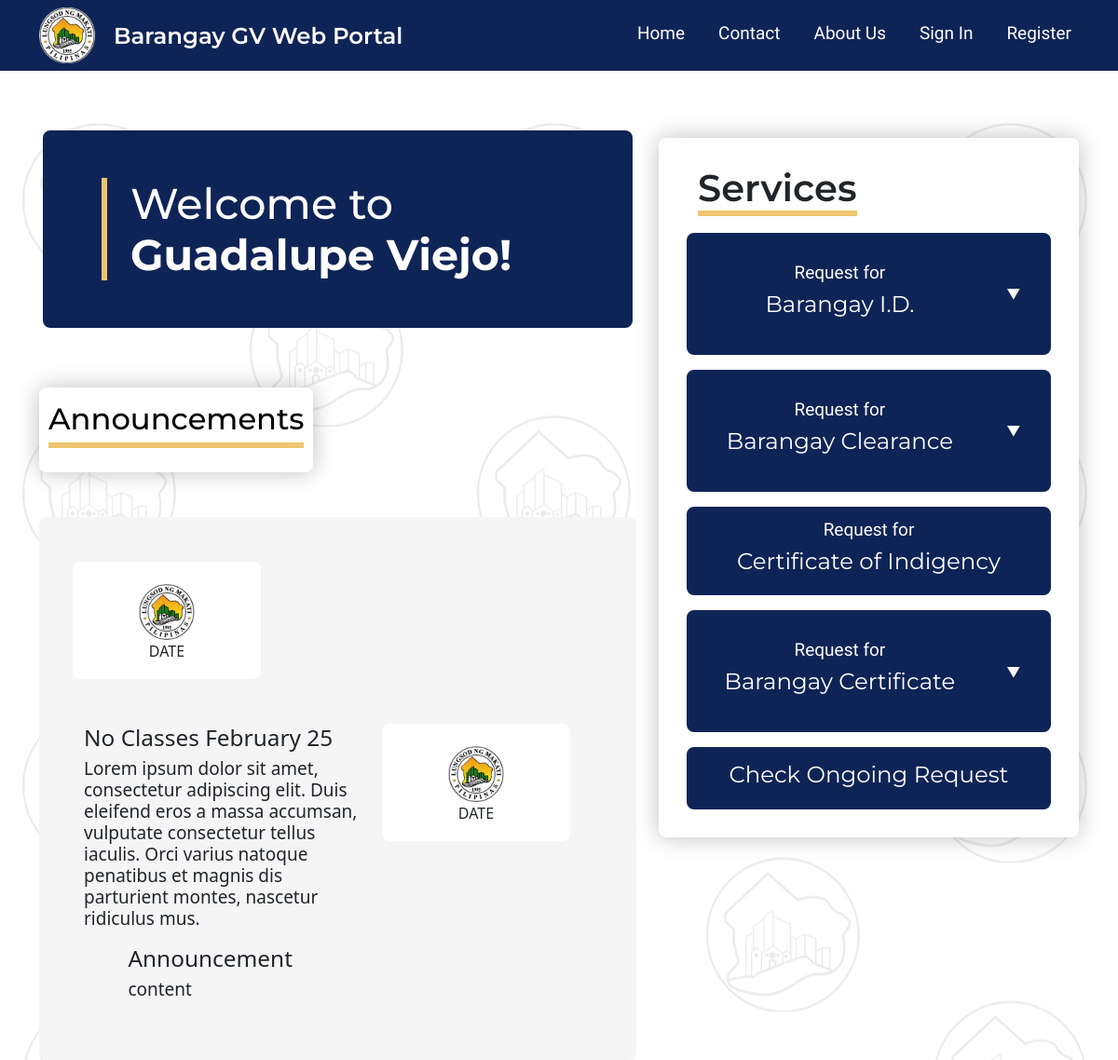
The page / on the database its author committed.
### web_portal/models.py (models this page shows)
class announcement(models.Model):
    title = models.CharField(max_length = 100)
    content = models.CharField(max_length = 1000)
    objects = models.Manager()

### web_portal/views.py (the view)
# urls.py: path("", views.base, name = "base"),
def base(request):
    context = {
        "barangay_id_form": barangay_id.objects.all(),
        "announcements": announcement.objects.all(),
        "user": request.user
    }
    return render(request, "base.html", context)

### web_portal/templates/base.html (shortened to what this page needs)
{% load static %}
<!DOCTYPE html>
<html lang="en">
<head>
    <link href="https://cdn.jsdelivr.net/npm/bootstrap@5.1.3/dist/css/bootstrap.min.css" rel="stylesheet"
>
    <link rel="stylesheet" href="{% static 'styles.css' %}">
</head>
<body>
    <nav class="container-fluid navbar navbar-expand-md navbarGV">
        <div class="container">
            <a href="{% url 'base' %}" style="padding: 0px; margin: 0px;"><img class="mr-2"
                    src="{% static 'logo.png' %}" style="width: 60px; height: 60px; margin-right: 20px" alt=""></a>
            <div class="titleFont">
                <a href="{% url 'base' %}" class="navbarTitle globalSubHeader" style="text-decoration: none; ">Barangay
                    GV Web
                    Portal</a>
            </div>
            <div class="collapse navbar-collapse" id="toggleMobileMenu">
                <ul class="navbar-nav ms-auto">
                    <li class="bodyFont globalBody">
                        <a class="nav-link navbarOption" href="">Home</a>
                    </li>
                    <li class="bodyFont globalBody">
                        <a class="nav-link navbarOption" href="">Contact</a>
                    </li>
                    <li class="bodyFont globalBody">
                        <a class="nav-link navbarOption" href="">About Us</a>
                    </li>
                    <li class="bodyFont globalBody" id="signin">
                        <a class="nav-link navbarOption" href="{% url 'user_login' %}">Sign In</a>
                    </li>
                    <li class="bodyFont globalBody" id="register">
                        <a style="margin-right: 0px;" class="nav-link navbarOption" href="">Register</a>
                    </li>
                </ul>
            </div>
        </div>
    </nav>
    <div class="main">
        <div class="container mt-5">
            <div class="row">
                <div class="col-md-7 col-sm-12">
                    <div class="row p-3">
                        <div class="hero">
                            <h1 class="bodyFont heroBody globalTitle m-5" style="padding-left: 25px;">Welcome to
                                <br><span class="titleFont heroTitle">Guadalupe
                                    Viejo!</span></h1>
                        </div>
                    </div>
                    <div class="mt-5 announcementsHeader">
                        <p class="titleFont announcementsHeaderText globalHeader">Announcements</span>
                    </div>
                    <div class="mt-5 p-5 announcementsFrame">
                        <div class="row">
                            {% for a in announcements %}
                            <div class="col-lg-4 mb-5"
                                style="background: white; border-radius: 8px; width: 202px ;height: 126px; text-align: center;">
                                <img class="mt-4 mr-2" src="{% static 'logo.png' %}"
                                    style="width: 60px; height: 60px; text-align: center;" alt="">
                                <p>DATE</p>
                            </div>
                            <div class="col-lg-1"></div>
                            <div class="col-lg-7">
                                <div class="row">
                                    <h1 class="announcementsTitle">{{a.title}}</h1>
                                </div>
                                <div class="row">
                                    <p class="announcementsDesc">{{a.content}}</p>
                                </div>
                            </div>
                            {% endfor %}
                        </div>
                    </div>
                </div>
                <div class="col p-4">
                    <div class="row servicesFrame">
                        <div class="row">
                            <h1 class="titleFont servicesMainTitle"><span
                                    style="border-bottom: 6px solid #ECC66E;">Services</span> </h1>
                        </div>
                        <button class="mt-3 servicesOption collapsible">
                            <div class="row">
                                <div class="col-10">
                                    <p class="pt-2 bodyFont servicesBody globalBody" style="margin-bottom: 0px;">Request
                                        for</p>
                                    <p class="titleFont servicesTitle globalSubHeader">Barangay I.D. </p>
                                </div>
                                <div class="col align-self-center">
                                    <p class="p-0 m-0" id="arrow">&#x25BC</p>
                                </div>
                            </div>
                        </button>
                        <button class="mt-3 servicesOption collapsible">
                            <div class="row">
                                <div class="col-10">
                                    <p class="pt-2 bodyFont servicesBody globalBody" style="margin-bottom: 0px;">Request
                                        for</p>
                                    <p class="titleFont servicesTitle globalSubHeader">Barangay Clearance </p>
                                </div>
                                <div class="col align-self-center">
                                    <p class="p-0 m-0" id="arrow">&#x25BC</p>
                                </div>
                            </div>
                        </button>
                        <div class="mt-3 servicesOption" style="color: white;">
                            <a style="text-decoration: none; color: white;"
                                href="{% url 'create_certificate_of_indigency' %}" onclick="
                            function hi(){
                                localStorage.setItem('currentForm', 'certificate_of_indigency');
                                };
                                hi()">
                                <p class="pt-2 bodyFont servicesBody globalBody" style="margin-bottom: 0px;">Request for
                                </p>
                                <p class="titleFont servicesTitle globalSubHeader">Certificate of Indigency</p>
                            </a>
                        </div>
                        <button class="mt-3 servicesOption collapsible">
                            <div class="row">
                                <div class="col-10">
                                    <p class="pt-2 bodyFont servicesBody globalBody" style="margin-bottom: 0px;">Request
                                        for</p>
                                    <p class="titleFont servicesTitle globalSubHeader">Barangay Certificate </p>
                                </div>
                                <div class="col align-self-center">
                                    <p class="p-0 m-0" id="arrow">&#x25BC</p>
                                </div>
                            </div>
                        </button>
                        <div class="mt-3 servicesOption ">
                            <p class="pt-2 titleFont servicesTitle globalSubHeader">Check Ongoing Request</p>
                        </div>
                    </div>
                </div>
            </div>
        </div>
    </div>
</body>
</html>

### web_portal/static/styles.css (style rules this page uses)
* { text-decoration: none; }
.collapsible { cursor: pointer; padding: 18px; width: 100%; border: none; outline: none; font-size: 15px; }
.globalTitle { font-size: calc(16px + 2.5vw)!important; font-family: 'Montserrat', sans-serif!important; }
.globalHeader { font-size: calc(16px + 1.35vw); }
.globalSubHeader { font-size: calc(16px + 0.70vw); }
.globalBody { font-size: calc(16px + 0.25vw); }
.main { background-image: url('/static/test3.png'); min-height: 100vh; height: 100%; }
.titleFont { font-family: 'Montserrat', sans-serif; }
.bodyFont { font-family: 'Work Sans', sans-serif; }
.navbarGV { background-color: #0F2456; }
.navbarTitle { color: white; font-weight: 600; }
.navbarOption { color: white !important; text-decoration: none; border-bottom: 3px solid #0F2456; margin-right: 20px; }
.hero { border: 3px solid #0F2456; background-color: #0F2456; color: white; border-radius: 8px; }
.heroBody { border-left: 6px solid #ECC66E; }
.heroTitle { font-weight: 700; }
.announcementsHeader { height: 86px; width: fit-content; height: fit-content; background: #FFFFFF; box-shadow: 0px 0px 24px rgba(0, 0, 0, 0.25); border-radius: 8px; width: fit-content; padding: 10px; }
.announcementsHeaderText { border-bottom: 6px solid #ECC66E; height: fit-content; width: fit-content; color: #000000; font-weight: 500; }
.announcementsFrame { background: #F5F5F5; border-radius: 8px; }
.announcementsTitle { font-weight: 500; font-size: calc(16px + 0.70vw); line-height: 29px; }
.announcementsDesc { font-weight: 300; font-size: calc(16px + 0.25vw); line-height: 23px; }
.servicesFrame { background: #FFFFFF; box-shadow: 0px 0px 24px rgba(0, 0, 0, 0.25); border-radius: 8px; height: fit-content; padding: 30px; }
.servicesOption { border: 3px solid #0f2456; border-radius: 8px; text-align: center; background: #0f2456; color: white; }
.servicesBody { font-weight: 300 }
.servicesTitle { font-weight: 400 }
.servicesMainTitle { font-weight: 600; }

### rows shown on the page
announcement: title "No Classes February 25", content "Lorem ipsum dolor sit amet, consectetur adipiscing elit. Duis eleifend eros a massa accumsan, vulputate consectetur tellus iaculis. Orci varius natoque penatibus et magnis dis parturient montes, nascetur ridiculus mus."
announcement: title "Announcement", content "content"
